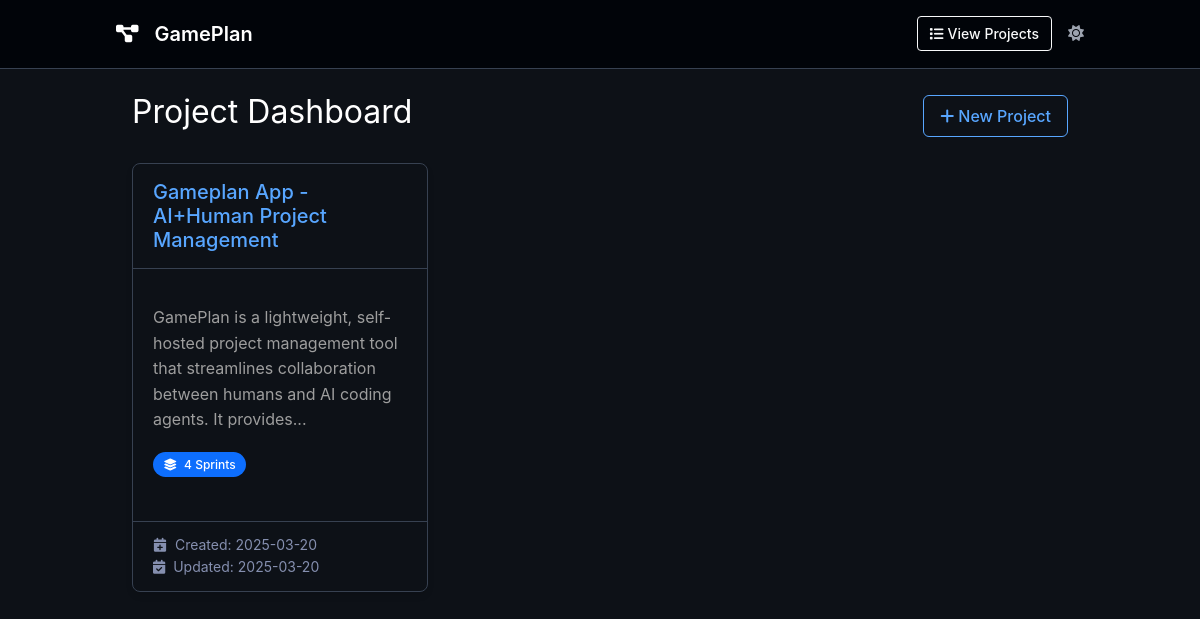
Before: / with the older database file.
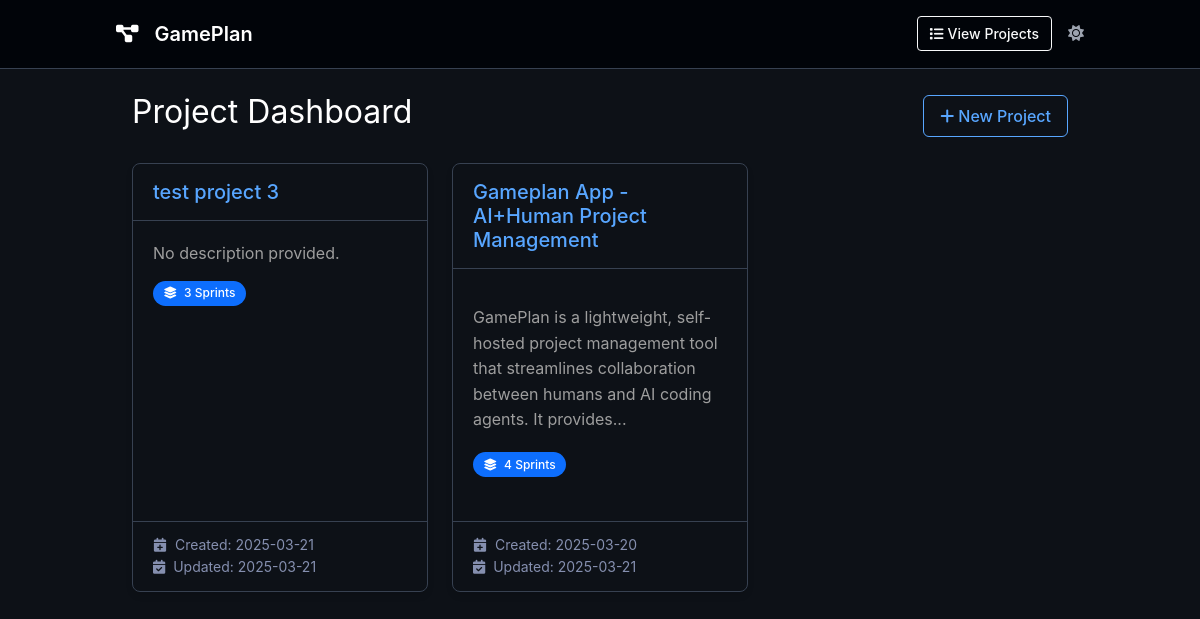
After: the same page with the newer database file.
### app/models/project.py (models this page shows, shortened)
class Project(db.Model):
    __tablename__ = 'projects'
    id = db.Column(db.Integer, primary_key=True)
    name = db.Column(db.String(100), nullable=False)
    description = db.Column(db.Text, nullable=True)
    requirements = db.Column(db.Text, nullable=True)
    implementation_details = db.Column(db.Text, nullable=True)
    created_at = db.Column(db.DateTime, default=datetime.utcnow)
    updated_at = db.Column(db.DateTime, default=datetime.utcnow, onupdate=datetime.utcnow)
    sprints = db.relationship('Sprint', backref='project', lazy='dynamic', cascade='all, delete-orphan')
    def get_sprint_count(self):
        return self.sprints.count()

### app/routes/main_routes.py (the view)
@main_bp.route('/')
def index():
    projects = Project.query.order_by(Project.created_at.desc()).all()
    return render_template('dashboard.html', projects=projects)

### app.py (called while the page is built)
@app.context_processor
def inject_now():
    return {'now': datetime.utcnow()}

### app/utils/markdown_parser.py (called while the page is built)
def convert_markdown_to_html(text):
    if not text:
        return Markup("")
    html = markdown.markdown(
        text,
        extensions=[
            'markdown.extensions.fenced_code',
            'markdown.extensions.tables',
            'markdown.extensions.nl2br',
            'markdown.extensions.sane_lists'
        ]
    )
    clean_html = bleach.clean(
        html,
        tags=ALLOWED_TAGS,
        attributes=ALLOWED_ATTRIBUTES,
        strip=True
    )
    return Markup(clean_html)

### app/templates/dashboard.html (shortened to what this page needs)
{% extends "base.html" %}
{% block content %}
<div class="container mt-4">
    <div class="d-flex justify-content-between align-items-center mt-4 mb-4">
        <h2>Project Dashboard</h2>
        <button id="newProjectBtn" class="btn btn-outline-primary"
               hx-get="/htmx/projects/form"
               hx-target="#project-form-container"
               hx-swap="innerHTML">
            <i class="fas fa-plus me-1"></i>New Project
        </button>
    </div>
    <div id="projectsContainer">
        <div class="row row-cols-1 row-cols-md-2 row-cols-lg-3 g-4" id="projectsGrid">
            {% if projects %}
                {% for project in projects %}
                    <div class="col">
                        {% include 'partials/project_card.html' %}
                    </div>
                {% endfor %}
            {% endif %}
        </div>
    </div>
</div>
{% endblock %}

### app/templates/base.html (shortened to what this page needs)
<!DOCTYPE html>
<html lang="en" x-data="{ darkMode: localStorage.getItem('darkMode') === 'true' || localStorage.getItem('darkMode') === null }" :class="{ 'dark-mode': darkMode }">
<head>
    <link href="https://cdn.jsdelivr.net/npm/bootstrap@5.3.0/dist/css/bootstrap.min.css" rel="stylesheet">
    <link rel="stylesheet" href="https://cdnjs.cloudflare.com/ajax/libs/font-awesome/6.4.0/css/all.min.css">
    <link rel="stylesheet" href="https://cdn.jsdelivr.net/npm/bootstrap-icons@1.11.1/font/bootstrap-icons.css">
    <link rel="stylesheet" href="{{ url_for('static', filename='css/style.css') }}">
    <link rel="stylesheet" href="{{ url_for('static', filename='css/modern-dark-theme.css') }}" x-bind:disabled="!darkMode">
</head>
<body>
    <nav class="navbar navbar-expand-lg navbar-dark bg-primary">
        <div class="container">
            <a class="navbar-brand" href="{{ url_for('main.index') }}">
                <i class="fas fa-project-diagram me-2"></i>GamePlan
            </a>
            <div class="ms-auto d-flex align-items-center">
                <a href="{{ url_for('main.index') }}" class="btn btn-sm btn-outline-light me-3">
                    <i class="fas fa-list me-1"></i>View Projects
                </a>
                <a class="nav-link theme-toggle" href="#"
                   @click.prevent="darkMode = !darkMode; localStorage.setItem('darkMode', darkMode)">
                    <i class="fas" :class="darkMode ? 'fa-sun' : 'fa-moon'"></i>
                </a>
            </div>
        </div>
    </nav>
    <main class="container py-4">
        {% block content %}{% endblock %}
    </main>
</body>
</html>

### app/templates/partials/project_card.html
<div class="card h-100 project-card mb-4 border">
    <div class="card-header">
        <h5 class="card-title mb-0">
            <a href="{{ url_for('main.project_detail', project_id=project.id) }}" class="text-decoration-none stretched-link">
                {{ project.name }}
            </a>
        </h5>
    </div>
    <div class="card-body">
        <p class="card-text">{{ project.description|markdown|truncate(150) or 'No description provided.' }}</p>
        <div class="d-flex justify-content-between align-items-center mt-3">
            <span class="badge bg-primary rounded-pill">
                <i class="fas fa-layer-group me-1"></i> {{ project.get_sprint_count() }} Sprint{{ 's' if project.get_sprint_count() != 1 }}
            </span>
        </div>
    </div>
    <div class="card-footer text-muted">
        <small>
            <div><i class="fas fa-calendar-plus me-1"></i> Created: {{ project.created_at.strftime('%Y-%m-%d') }}</div>
            <div><i class="fas fa-calendar-check me-1"></i> Updated: {{ project.updated_at.strftime('%Y-%m-%d') }}</div>
        </small>
    </div>
</div>

### app/static/css/style.css (style rules this page uses)
body { display: flex; flex-direction: column; min-height: 100vh; background-color: #f8f9fa; font-family: -apple-system, BlinkMacSystemFont, "Segoe UI", Roboto, Helvetica, Arial, sans-serif; line-height: 1.6; margin: 0; padding: 0; }
main { flex: 1; }
.container { max-width: 1000px !important; padding: 0 1rem !important; margin: 0 auto !important; }
.navbar { background-color: #007bff !important; border-bottom: 1px solid rgba(0, 0, 0, 0.1); padding: 0.8rem 1rem; box-shadow: none; }
.navbar-brand { color: #fff !important; font-weight: 600; display: flex; align-items: center; gap: 0.5rem; }
#projectsContainer { margin-top: 1.5rem !important; }
.card-header { padding: 1rem 1.25rem; background-color: transparent; }
.card-body { padding: 1.25rem; }
.card-footer { padding: 0.75rem 1.25rem; background-color: transparent; }
.project-card { border-radius: 8px; box-shadow: 0 4px 6px rgba(0, 0, 0, 0.1); transition: transform 0.2s, box-shadow 0.2s; margin-bottom: 1.5rem; }
.project-card .card-title { font-size: 1.25rem; font-weight: 500; }
.project-card .card-text { margin-bottom: 1rem; line-height: 1.5; }
.project-card .badge { font-weight: 500; padding: 0.4rem 0.65rem; }
.project-card { transform: translateY(0px); box-shadow: 0 4px 6px rgba(0, 0, 0, 0.1); }
.project-card .card-header { border-top-left-radius: 8px; border-top-right-radius: 8px; }
.btn { border-radius: 6px; font-weight: 500; padding: 0.5rem 1rem; transition: all 0.2s ease; }
.btn-sm { padding: 0.375rem 0.75rem; font-size: 0.875rem; border-radius: 4px; }
.btn-outline-light { border-width: 1px; font-weight: 500; }
.text-muted { color: #6c757d; }

### app/static/css/modern-dark-theme.css (style rules this page uses)
:root { --gp-bg-dark: #0d1117; --gp-bg-darker: #010409; --gp-bg-lighter: #161b22; --gp-bg-sidebar: rgba(255, 255, 255, 0.05); --gp-text-primary: rgb(158, 158, 158); --gp-text-secondary: #9ca3af; --gp-text-muted: #858faf; --gp-text-bright: #fff; --gp-text-link: #fff; --gp-text-code: #fff; --gp-border-primary: #374151; --gp-border-table: #4b5563; --gp-primary: #58a6ff; --gp-success: #3fb950; --gp-warning: #d29922; --gp-danger: #f85149; --gp-border: #30363d; --gp-shadow: rgba(0, 0, 0, 0.3); --bs-body-bg: var(--gp-bg-dark); --bs-body-color: var(--gp-text-primary); --bs-primary: var(--gp-primary); --bs-border-color: var(--gp-border); --bs-link-color: var(--gp-text-link); --bs-link-hover-color: var(--gp-primary); }
body { background-color: var(--gp-bg-dark); color: var(--gp-text-primary); font-family: -apple-system, BlinkMacSystemFont, "Segoe UI", Roboto, Helvetica, Arial, sans-serif; line-height: 1.6; margin: 0; padding: 0; }
.container { max-width: 1000px !important; padding: 0 1rem !important; margin: 0 auto !important; }
h1, h2, h3, h4, h5, h6 { color: var(--gp-text-bright); font-weight: 400; margin-bottom: .5rem; line-height: 1.2; }
p { margin-bottom: 1.2rem; }
a { color: var(--gp-primary); text-decoration: none; transition: color 0.2s ease; }
.dark-mode { color-scheme: dark; }
.navbar { background-color: var(--gp-bg-darker) !important; border-bottom: 1px solid var(--gp-border-primary); padding: 0.8rem 1rem; box-shadow: none; }
.navbar-brand { color: var(--gp-text-bright) !important; font-weight: 600; display: flex; align-items: center; gap: 0.5rem; }
.theme-toggle { color: var(--gp-text-secondary) !important; transition: color 0.2s ease; }
.card { background-color: transparent; border: 1px solid var(--gp-border-primary); border-radius: 8px; margin-bottom: 1.5rem; }
.card-header { background-color: transparent; border-bottom: 1px solid var(--gp-border-primary); padding: 1rem 1.25rem; }
.card-body { padding: 1.25rem; }
.card-footer { background-color: transparent; border-top: 1px solid var(--gp-border-primary); padding: 0.75rem 1.25rem; }
.card-title { color: var(--gp-text-bright); font-size: 1.25rem; font-weight: 500; margin-bottom: 0; }
.card-text { margin-bottom: 1rem; line-height: 1.5; }
.badge { font-weight: 500; padding: 0.4rem 0.65rem; }
.project-card { border-bottom: 1px solid var(--gp-border-primary); margin-bottom: 2rem; }
.btn-outline-primary { color: var(--gp-primary); border-color: var(--gp-primary); }
.text-muted { color: var(--gp-text-muted) !important; }
.border { border-color: var(--gp-border-primary) !important; }
.btn-primary i.fas, .btn-outline-primary i.fas, .btn-secondary i.fas, .btn-outline-secondary i.fas { color: inherit; }

Changed rows visible on the page:
added Project: name "test project 3", description "No description provided.", get_sprint_count "3", value "s", created_at "2025-03-21", updated_at "2025-03-21"
changed Project "Gameplan App - AI+Human Project Management": updated_at "2025-03-20" → "2025-03-21"
